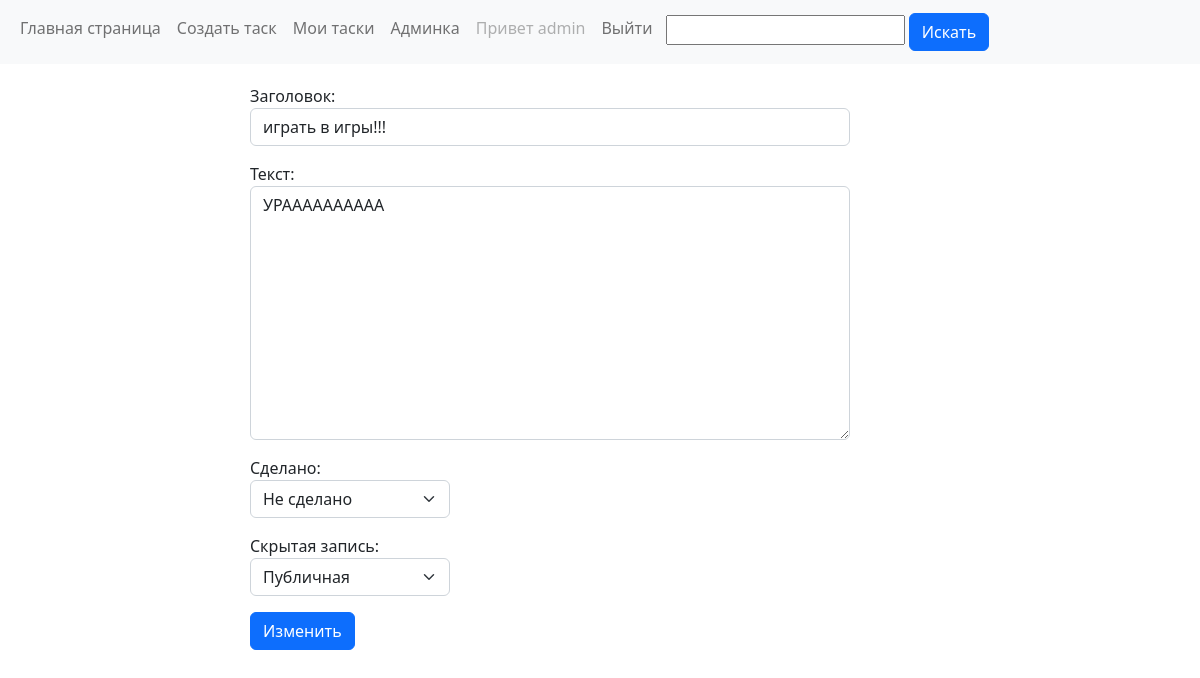
/update/41 (signed in), run on an earlier commit of the app's database.
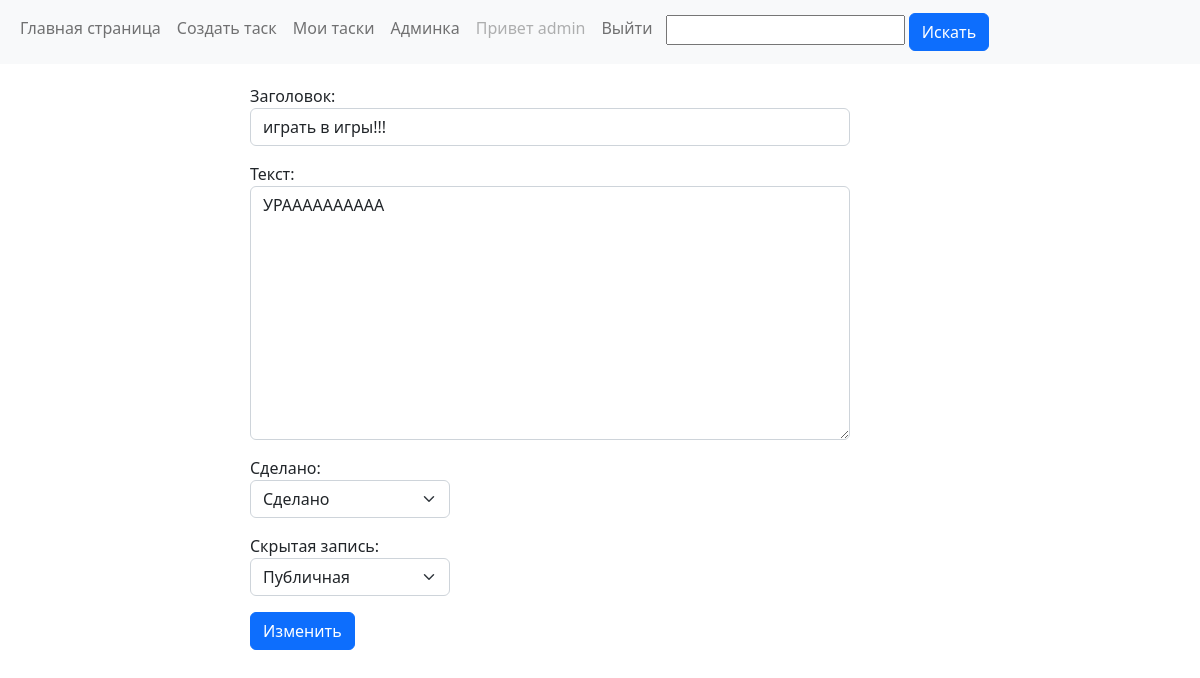
And on a later commit of the database.
### main/models.py (models this page shows, shortened)
class Note(Model):
    CHOICE = (('Сделано', 'Сделано'),
              ('Не cделано', 'Не cделано'))
    CHOICE_2 = (('Публичная', 'Публичная'),
                ('Приватная', 'Приватная'))
    author = ForeignKey(User, on_delete=CASCADE, default=None)
    title = CharField('Заголовок', max_length=50)
    text = TextField('Текст', blank=True)
    done = CharField('Сделано', max_length=20, choices=CHOICE)
    create_date = DateTimeField('Дата создания', auto_now_add=True)
    hidden = CharField('Приватная запись', max_length=20, choices=CHOICE_2, default='Публичная', blank=True)
    class Meta:
        db_table = 'note'
        verbose_name = 'Таск'
        verbose_name_plural = 'Таски'

### main/views.py (the view)
# urls.py: path('update/<int:id>', update_task_view, name='update'),
def update_task_view(request, id):
    try:
        note = Note.objects.get(id=id)
        if note.author == request.user:
            if request.method == 'POST':
                note.title = request.POST.get('title')
                note.text = request.POST.get('text')
                note.done = request.POST.get('done')
                note.hidden = request.POST.get('hidden')
                note.save()
                return redirect('main')
            else:
                context = {'note': note,
                           'title': f'Редактировать таск №{note.id}'}
                return render(request, 'main/update.html', context)
        else:
            return HttpResponse('Отказано в доступе')
    except Exception:
        return HttpResponse('Error')

### main/templates/main/update.html (shortened to what this page needs)
{% extends 'main/base.html' %}
{% block content %}
<form class="form_create" method="post">
    <p>
        <label>Заголовок:</label>
        <input class='form-control' type="text" name="title" value="{{note.title}}"/>
    </p>
    <p>
        <label>Текст:</label>
        <textarea class='form-control' cols="40" rows="10" type="text" name="text"
                  value="{{note.text}}">{{note.text}}</textarea>
    </p>
    <p>
        <label>Сделано:</label>
        <select class="form-select" name="done">
            {% if note.done == 'Не cделано' %}
            <option value="Не cделано">Не сделано</option>
            {% else %}
            <option value="Сделано">Сделано</option>
            {% endif %}
        </select>
    </p>
    <p>
        <label>Скрытая запись:</label>
        <select class="form-select" name="hidden">
            {% if note.hidden == 'Публичная' %}
            <option value="Публичная">Публичная</option>
            {% else %}
            <option value="Приватная">Приватная</option>
            <option value="Публичная">Публичная</option>
            {% endif %}
        </select>
    </p>
    <button class="btn btn-primary" type="submit">Изменить</button>
</form>
{% endblock %}

What changed in the data, as far as the page shows it:
changed Note "играть в игры!!!": done "Не сделано" → "Сделано"
